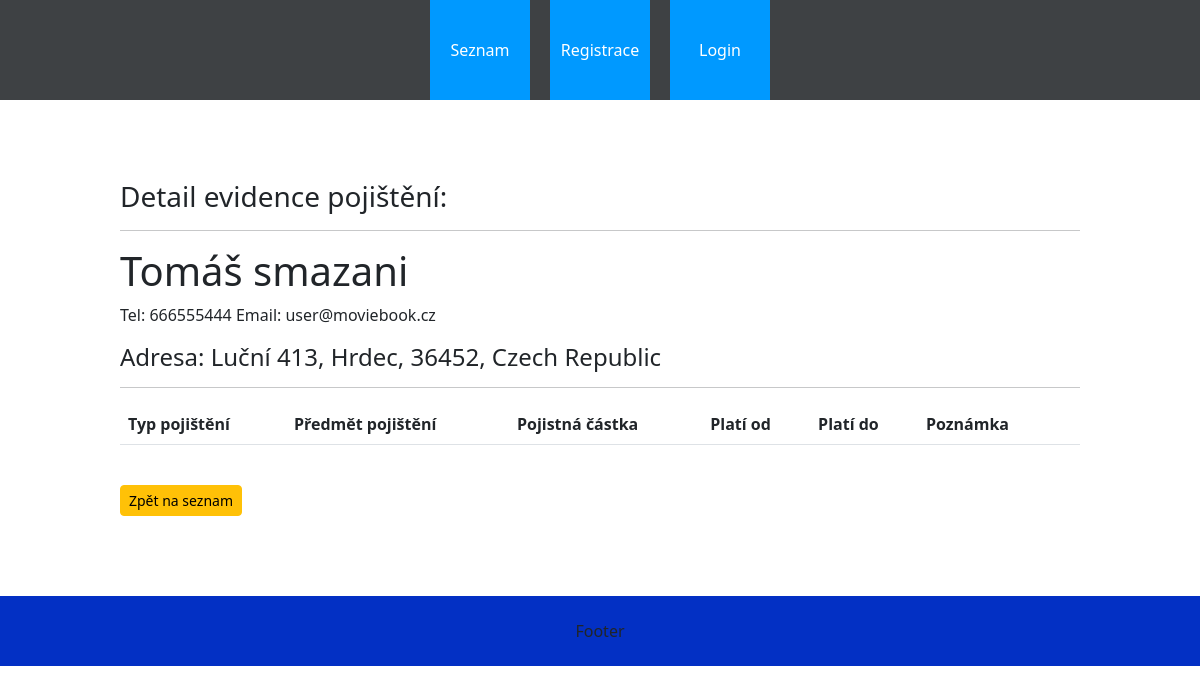
The page /pojistenci/pojistenec_detail/19/ on the database its author committed.
### pojistenci/models.py (models this page shows, shortened)
class Pojistenec(models.Model):
    jmeno = models.CharField(max_length=200, verbose_name='Jméno')
    prijmeni = models.CharField(max_length=200, verbose_name='Příjmení')
    email = models.EmailField(max_length=200)
    telefon = models.CharField(max_length=15, verbose_name='Telefon')
    ulice_cp = models.CharField(
        max_length=200, verbose_name='Ulice a číslo popisné')
    mesto = models.CharField(max_length=100, verbose_name='Město')
    psc = models.CharField(max_length=9, verbose_name='PSČ')
    stat = models.ForeignKey(
        Stat, on_delete=models.SET_NULL, null=True, verbose_name='Stát')
    def __init__(self, *args, **kwargs):
        super(Pojistenec, self).__init__(*args, **kwargs)
    class Meta:
        verbose_name = 'Pojištěnec'
        verbose_name_plural = 'Pojištěnci'

class Stat(models.Model):
    stat = models.CharField(max_length=50)
    ordering = ['-stat']
    def __str__(self) -> str:
        return self.stat
    class Meta:
        verbose_name = 'Stát'
        verbose_name_plural = 'Státy'

### pojistenci/views.py (the view, shortened to what this page needs)
class AktualPojistenec(generic.DetailView):
    model = SeznamPojisteni
    template_name = 'pojistenci/pojistenec_detail.html'
    def get(self, request, pk):
        try:
            pojistenec = Pojistenec.objects.get(id=pk)
        except:
            return redirect('home')
        pojistky = SeznamPojisteni.objects.filter(pojistenec_id=pk)
        context = {'pojistenec':pojistenec,'pojistky':pojistky}
        return render(request, self.template_name, context)

### pojistenci/templates/pojistenci/pojistenec_detail.html (shortened to what this page needs)
{% extends 'base.html' %} {% block content %}
<h3>Detail evidence pojištění:</h3>
<hr />
<h1>{{pojistenec.jmeno}} {{pojistenec.prijmeni}}</h1>
<p>Tel: {{pojistenec.telefon}} Email: {{pojistenec.email}}</p>
<h4>
  Adresa: {{pojistenec.ulice_cp}}, {{pojistenec.mesto}}, {{pojistenec.psc}},
  {{pojistenec.stat}}
</h4>
<hr />
<table class="table table-hover">
  <tr>
    <th>Typ pojištění</th>
    <th>Předmět pojištění</th>
    <th>Pojistná částka</th>
    <th>Platí od</th>
    <th>Platí do</th>
    <th>Poznámka</th>
    <th></th>
  </tr>
</table>
<br>
<a class="btn btn-sm btn-warning" href="{% url 'home' %}">Zpět na seznam</a>
{% endblock %}

### pojistenci/static/css/style.css (style rules this page uses)
html, body { width: 100%; height: 100%; margin: 0; }

### rows shown on the page
Pojistenec: jmeno "Tomáš", prijmeni "smazani", telefon "666555444", email "user@moviebook.cz", ulice_cp "Luční 413", mesto "Hrdec", psc "36452", stat "Czech Republic"
